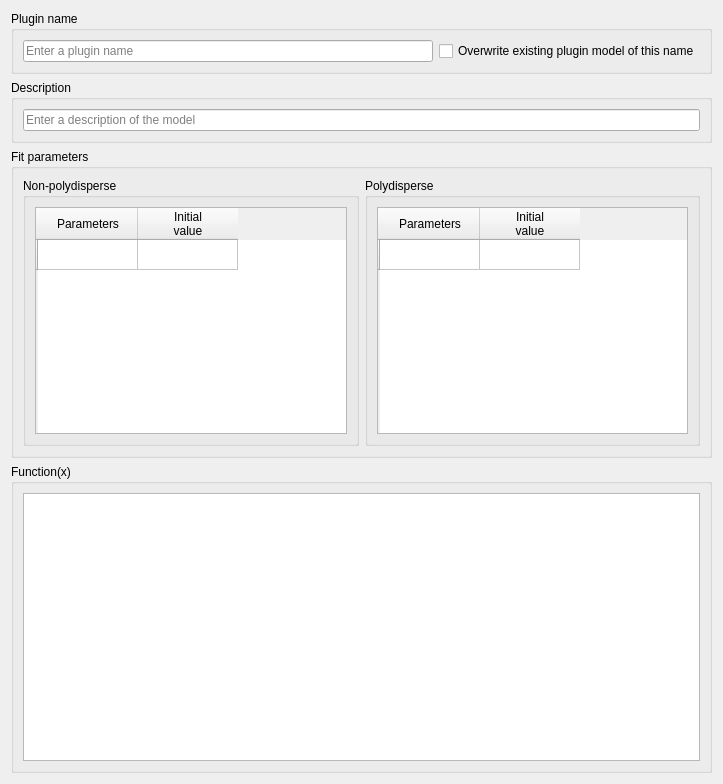
<?xml version="1.0" encoding="UTF-8"?>
<ui version="4.0">
 <class>PluginDefinition</class>
 <widget class="QWidget" name="PluginDefinition">
  <property name="geometry">
   <rect>
    <x>0</x>
    <y>0</y>
    <width>723</width>
    <height>784</height>
   </rect>
  </property>
  <property name="windowTitle">
   <string>Plugin Definition</string>
  </property>
  <layout class="QGridLayout" name="gridLayout_7">
   <item row="0" column="0">
    <widget class="QGroupBox" name="groupBox_6">
     <property name="title">
      <string>Plugin name</string>
     </property>
     <layout class="QGridLayout" name="gridLayout_5">
      <item row="0" column="0">
       <widget class="QLineEdit" name="txtName">
        <property name="placeholderText">
         <string>Enter a plugin name</string>
        </property>
       </widget>
      </item>
      <item row="0" column="1">
       <widget class="QCheckBox" name="chkOverwrite">
        <property name="text">
         <string>Overwrite existing plugin model of this name</string>
        </property>
       </widget>
      </item>
     </layout>
    </widget>
   </item>
   <item row="1" column="0">
    <widget class="QGroupBox" name="groupBox_5">
     <property name="title">
      <string>Description</string>
     </property>
     <layout class="QGridLayout" name="gridLayout_4">
      <item row="0" column="0">
       <widget class="QLineEdit" name="txtDescription">
        <property name="placeholderText">
         <string>Enter a description of the model</string>
        </property>
       </widget>
      </item>
     </layout>
    </widget>
   </item>
   <item row="2" column="0">
    <widget class="QGroupBox" name="groupBox">
     <property name="title">
      <string>Fit parameters</string>
     </property>
     <layout class="QGridLayout" name="gridLayout_3">
      <item row="0" column="0">
       <widget class="QGroupBox" name="groupBox_3">
        <property name="title">
         <string>Non-polydisperse</string>
        </property>
        <layout class="QGridLayout" name="gridLayout">
         <item row="0" column="0">
          <widget class="QTableWidget" name="tblParams">
           <row>
            <property name="text">
             <string/>
            </property>
           </row>
           <column>
            <property name="text">
             <string>Parameters</string>
            </property>
           </column>
           <column>
            <property name="text">
             <string>Initial
value</string>
            </property>
           </column>
          </widget>
         </item>
        </layout>
       </widget>
      </item>
      <item row="0" column="1">
       <widget class="QGroupBox" name="groupBox_4">
        <property name="title">
         <string>Polydisperse</string>
        </property>
        <layout class="QGridLayout" name="gridLayout_2">
         <item row="0" column="0">
          <widget class="QTableWidget" name="tblParamsPD">
           <row>
            <property name="text">
             <string/>
            </property>
           </row>
           <column>
            <property name="text">
             <string>Parameters</string>
            </property>
           </column>
           <column>
            <property name="text">
             <string>Initial
value</string>
            </property>
           </column>
          </widget>
         </item>
        </layout>
       </widget>
      </item>
     </layout>
    </widget>
   </item>
   <item row="3" column="0">
    <widget class="QGroupBox" name="groupBox_2">
     <property name="title">
      <string>Function(x)</string>
     </property>
     <layout class="QGridLayout" name="gridLayout_6">
      <item row="0" column="0">
       <widget class="QTextBrowser" name="txtFunction">
        <property name="readOnly">
         <bool>false</bool>
        </property>
        <property name="html">
         <string>&lt;!DOCTYPE HTML PUBLIC &quot;-//W3C//DTD HTML 4.0//EN&quot; &quot;http://www.w3.org/TR/REC-html40/strict.dtd&quot;&gt;
&lt;html&gt;&lt;head&gt;&lt;meta name=&quot;qrichtext&quot; content=&quot;1&quot; /&gt;&lt;meta charset=&quot;utf-8&quot; /&gt;&lt;style type=&quot;text/css&quot;&gt;
p, li { white-space: pre-wrap; }
hr { height: 1px; border-width: 0; }
li.unchecked::marker { content: &quot;\2610&quot;; }
li.checked::marker { content: &quot;\2612&quot;; }
&lt;/style&gt;&lt;/head&gt;&lt;body style=&quot; font-family:'Segoe UI'; font-size:9pt; font-weight:400; font-style:normal;&quot;&gt;
&lt;p style=&quot;-qt-paragraph-type:empty; margin-top:0px; margin-bottom:0px; margin-left:0px; margin-right:0px; -qt-block-indent:0; text-indent:0px; font-family:'Consolas'; font-size:11pt;&quot;&gt;&lt;br /&gt;&lt;/p&gt;&lt;/body&gt;&lt;/html&gt;</string>
        </property>
       </widget>
      </item>
     </layout>
    </widget>
   </item>
  </layout>
 </widget>
 <tabstops>
  <tabstop>txtName</tabstop>
  <tabstop>chkOverwrite</tabstop>
  <tabstop>txtDescription</tabstop>
  <tabstop>tblParams</tabstop>
  <tabstop>tblParamsPD</tabstop>
  <tabstop>txtFunction</tabstop>
 </tabstops>
 <resources/>
 <connections/>
</ui>
